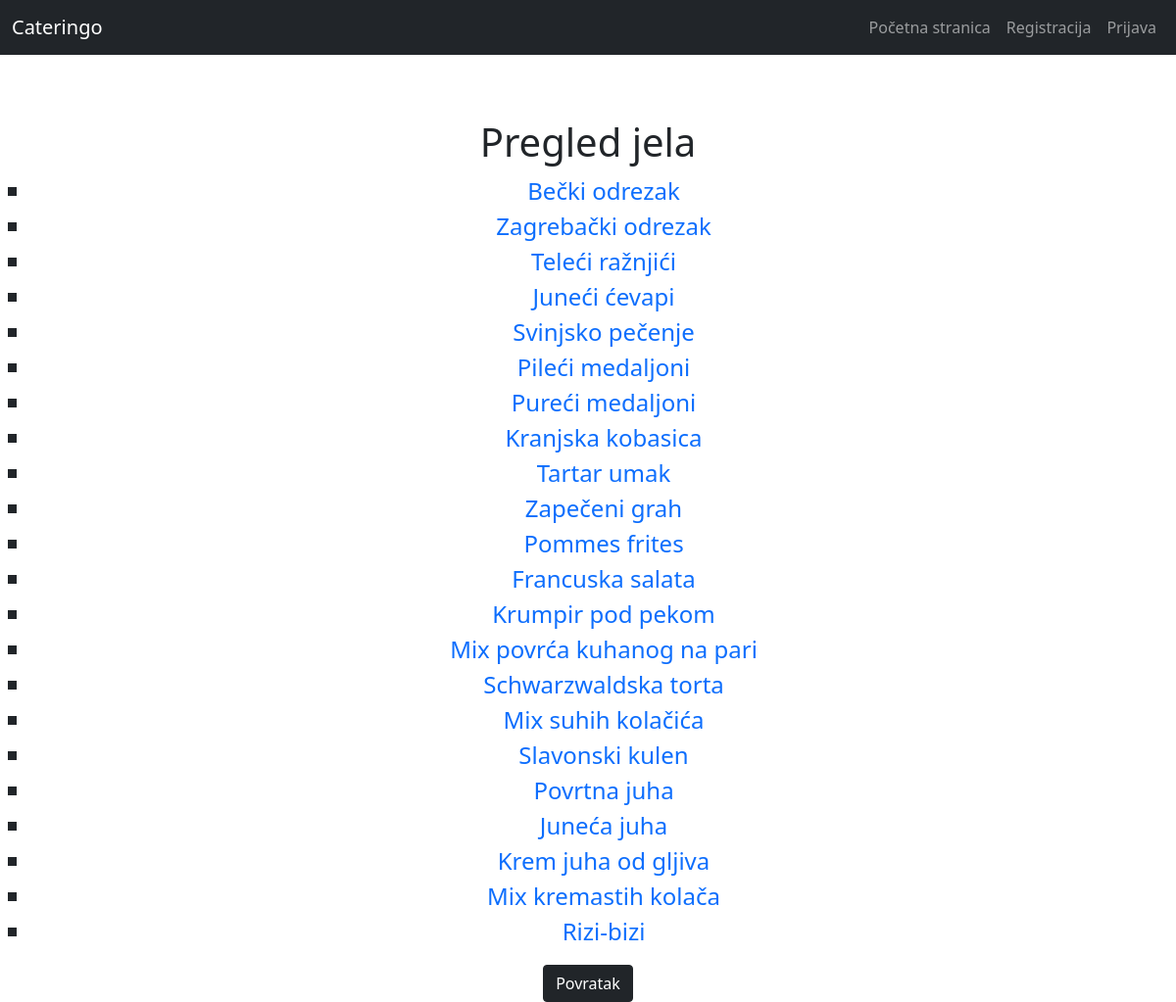
The app's page /jela with its own data.
### catering/models.py (models this page shows, shortened)
class Jelo(models.Model):
    GLAVNO_JELO = 'Glavno jelo'
    PREDJELO = 'Predjelo'
    DEZERT = 'Desert'
    SALATA = 'Salata'
    UMAK = 'Dodatak uz jelo'
    TIPOVI_JELA = [
        (PREDJELO, 'Predjelo'),
        (GLAVNO_JELO,'Glavno jelo'),
        (DEZERT, 'Desert'),
        (SALATA, 'Salata'),
        (UMAK, 'Dodatak uz jelo')
    ]
    naziv_jela = models.CharField(max_length = 50)
    opis_jela = models.CharField(max_length = 200)
    tip_jela = models.CharField(max_length = 20, choices=TIPOVI_JELA)
    cijena = models.IntegerField()
    class Meta:
        verbose_name = "Jelo"

### catering/views.py (the view)
# urls.py: path('jela', PregledJelaView.as_view(), name="jela"),
class PregledJelaView(ListView):
    model = Jelo
    template_name = 'pregled_jela.html'

### catering/templatetags/has_group.py (called while the page is built)
@register.filter(name='has_group')
def has_group(user, group_name):
    group = Group.objects.get(name=group_name)
    return True if group in user.groups.all() else False

### templates/pregled_jela.html (shortened to what this page needs)
{% extends 'base.html' %}
{% load has_group %}
{% block content %}
<h1 style="text-align: center; padding-top: 50px">Pregled jela</h1>
<ul style=" font-size: 24px; list-style-type: square;">
{% for object in object_list %}
<li style="font-size: 24px;"> <a style="text-decoration: none;" href="{% url 'detaljno_jelo' object.pk %}">{{ object.naziv_jela }}</a></li>
{% endfor %}
</ul>
<button type="button" class="btn btn-dark"><a class="button" style="text-decoration: none; color: white;" href="/" >Povratak</a></button>
{% endblock content %}

### templates/base.html (shortened to what this page needs)
{% load static %}
<!DOCTYPE html>
<html lang="en">
<head>
  <link rel="stylesheet" href="{% static 'css/bootstrap.css' %}">
  <link rel="stylesheet" href="{% static 'css/base.css' %}" type="text/css">
</head>
  <nav class="navbar navbar-expand-lg navbar-dark bg-dark">
    <div class="container-fluid">
      <a class="navbar-brand" href="/">Cateringo</a>
      <div class="collapse navbar-collapse" id="navbarNav">
        <ul class="navbar-nav ms-auto">
          <li class="nav-item">
            <a class="nav-link" href="/">Početna stranica</a>
          </li>
          <li class="nav-item">
            {% if user.is_authenticated %}{% else %}<a class="nav-link" href="/accounts/registracija">Registracija</a>{% endif %}
          </li>
          <li>
            {% if user.is_authenticated %}<a class="nav-link" href="{% url 'logout' %}" >Odjava</a>{% else %}<a class="nav-link" href="/accounts/login">Prijava</a>{% endif %}
          </li>
        </ul>
      </div>
    </div>
  </nav>
<body style = "margin:0">
<div class="content" style="width: 100%; text-align: center; align-items: center; padding-top: 15px;">
  {% block content %}
  {% endblock content %}
</div>
</body>
</html>

### records on screen
Jelo: naziv_jela "Bečki odrezak"
Jelo: naziv_jela "Zagrebački odrezak"
Jelo: naziv_jela "Teleći ražnjići"
Jelo: naziv_jela "Juneći ćevapi"
Jelo: naziv_jela "Svinjsko pečenje"
Jelo: naziv_jela "Pileći medaljoni"
Jelo: naziv_jela "Pureći medaljoni"
Jelo: naziv_jela "Kranjska kobasica"
Jelo: naziv_jela "Tartar umak"
Jelo: naziv_jela "Zapečeni grah"
Jelo: naziv_jela "Pommes frites"
Jelo: naziv_jela "Francuska salata"
Jelo: naziv_jela "Krumpir pod pekom"
Jelo: naziv_jela "Mix povrća kuhanog na pari"
Jelo: naziv_jela "Schwarzwaldska torta"
Jelo: naziv_jela "Mix suhih kolačića"
Jelo: naziv_jela "Slavonski kulen"
Jelo: naziv_jela "Povrtna juha"
Jelo: naziv_jela "Juneća juha"
Jelo: naziv_jela "Krem juha od gljiva"
Jelo: naziv_jela "Mix kremastih kolača"
Jelo: naziv_jela "Rizi-bizi"
